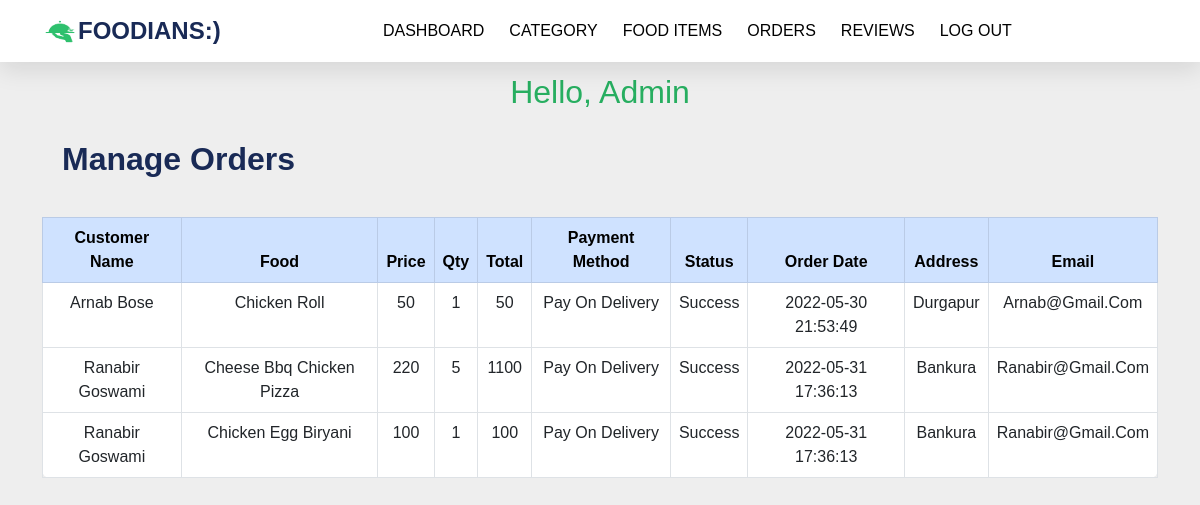
The app's page /admin/dashboard.php?order (signed in) with its own data.
### tables this page shows
CREATE TABLE `orders` (
  `order_id` int(255) NOT NULL,
  `user_id` int(25) NOT NULL,
  `item_id` int(25) NOT NULL,
  `quantity` varchar(20) NOT NULL,
  `payment_method` varchar(40) NOT NULL,
  `status` varchar(30) NOT NULL,
  `time` timestamp NOT NULL DEFAULT current_timestamp() ON UPDATE current_timestamp()
);

CREATE TABLE `user` (
  `user_id` int(11) NOT NULL,
  `fname` varchar(20) NOT NULL,
  `lname` varchar(20) NOT NULL,
  `email` varchar(255) NOT NULL,
  `mobile` varchar(15) NOT NULL,
  `address` varchar(255) NOT NULL,
  `password` varchar(255) NOT NULL
);

CREATE TABLE `item` (
  `item_id` int(20) NOT NULL,
  `item_name` varchar(50) NOT NULL,
  `category_id` int(20) NOT NULL,
  `item_description` longtext NOT NULL,
  `price` varchar(20) NOT NULL,
  `item_type` varchar(20) NOT NULL,
  `item_image` varchar(255) NOT NULL
);

### admin/order.php (the view, shortened to what this page needs)
<div class="container">
    <div class="d-flex justify-content-between">
        <div class="p-2"><h2>Manage Orders<h2></div>
    </div>
</div>
<div class="tbl-content">
    <table class="table table-bordered table-hover">
        <thead class="table-primary">
            <tr>
                <th scope="col">Customer name</th>
                <th scope="col">Food</th>
                <th scope="col">Price</th>
                <th scope="col">Qty</th>
                <th scope="col">Total</th>
                <th scope="col">payment method</th>
                <th scope="col">Status</th>
                <th scope="col">Order Date</th>
                <th scope="col">Address</th>
                <th scope="col">Email</th>
            </tr>
        </thead>
        <tbody>
        <?php
            include '../connection/connection.php';
            $select_query = "SELECT * from orders";
            $query = mysqli_query($con, $select_query);
            while($data = mysqli_fetch_assoc($query)){
                $user_id = $data['user_id'];
                $item_id = $data['item_id'];
                $select_query_user = "SELECT * from user where user_id= $user_id";
                $query_user= mysqli_query($con,$select_query_user);
                $data_user = mysqli_fetch_assoc($query_user);
                $select_query_item = "SELECT * from item where item_id= $item_id";
                $query_item= mysqli_query($con,$select_query_item);
                $data_item = mysqli_fetch_assoc($query_item);
                ?>
                <tr>
                    <td><?php echo $data_user['fname']." ".$data_user['lname'];?></td>
                    <td><?php echo $data_item['item_name'];?></td>
                    <td><?php echo $data_item['price'];?></td>
                    <td><?php echo $data['quantity'];?></td>
                    <td><?php echo ($data_item['price']*$data['quantity'])?></td>
                    <td><?php echo $data['payment_method'];?></td>
                    <td><?php echo $data['status'];?></td>
                    <td><?php echo $data['time'];?></td>
                    <td><?php echo $data_user['address'];?></td>
                    <td><?php echo $data_user['email'];?></td>
                </tr>
                <?php
            }
        ?>
        </tbody>
    </table>
</div>

### css/admin.css (style rules this page uses)
* { font-family: 'Nunito', sans-serif; margin: 0; padding: 0; box-sizing: border-box; text-decoration: none; outline: none; border: none; text-transform: capitalize; transition: all .2s linear; }
body { background: #eee; }
.d-flex h2 { font-weight: bold; color: #192a56; }
.tbl-content { background: #fff; border-radius: 8px; text-align: center; margin-top: 2%; }

### records on screen
orders: user.fname "Arnab", user.lname "Bose", item.item_name "Chicken Roll", item.price "50", quantity "1", $data_item['price']*$data['quantity'] "50", payment_method "Pay On Delivery", status "Success", time "2022-05-30 21:53:49", user.address "Durgapur", user.email "Arnab@gmail.com"
orders: user.fname "Ranabir", user.lname "Goswami", item.item_name "Cheese Bbq Chicken Pizza", item.price "220", quantity "5", $data_item['price']*$data['quantity'] "1100", payment_method "Pay On Delivery", status "Success", time "2022-05-31 17:36:13", user.address "Bankura", user.email "Ranabir@gmail.com"
orders: user.fname "Ranabir", user.lname "Goswami", item.item_name "Chicken Egg Biryani", item.price "100", quantity "1", $data_item['price']*$data['quantity'] "100", payment_method "Pay On Delivery", status "Success", time "2022-05-31 17:36:13", user.address "Bankura", user.email "Ranabir@gmail.com"

### other values on screen
$_SESSION['admin_name'] "Admin"
